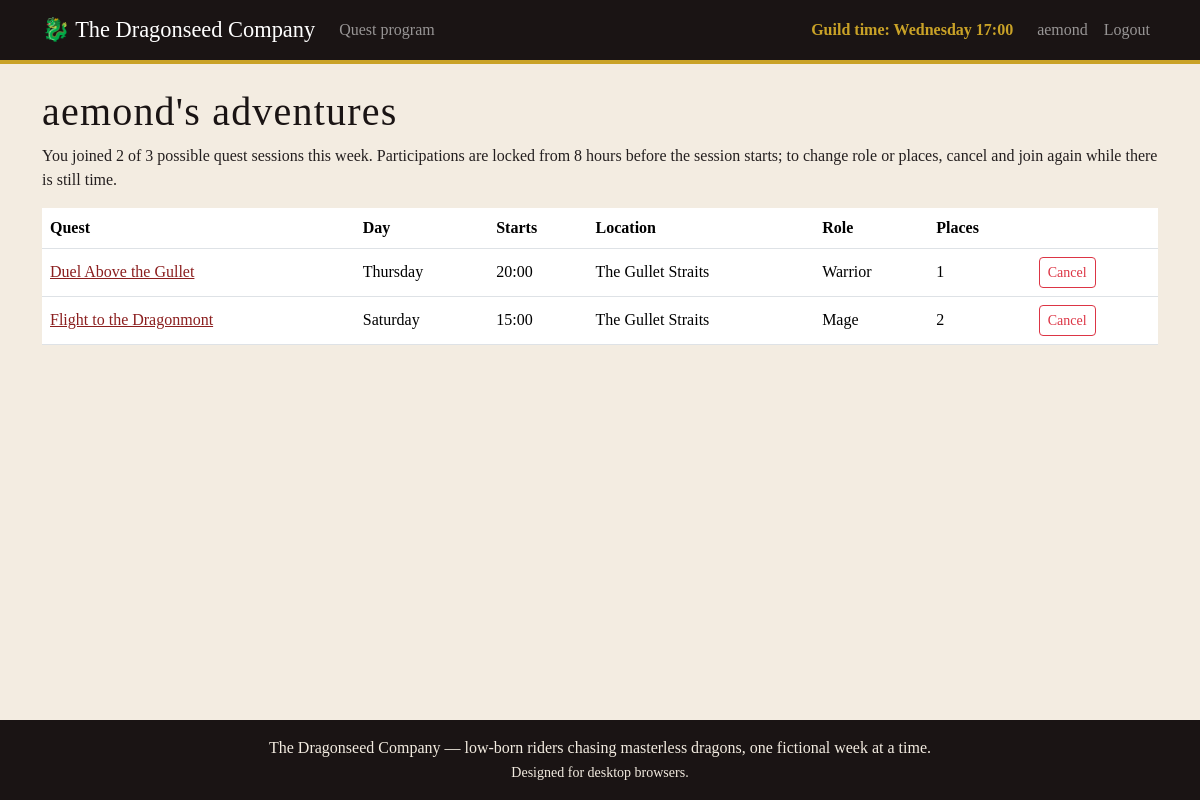
The app's page /profile (signed in) with its own data.
### tables this page shows
CREATE TABLE users (
    id INTEGER PRIMARY KEY AUTOINCREMENT,
    username TEXT NOT NULL UNIQUE,
    password TEXT NOT NULL,
    role TEXT NOT NULL DEFAULT 'adventurer'
);

CREATE TABLE participations (
    id INTEGER PRIMARY KEY AUTOINCREMENT,
    session_id INTEGER NOT NULL REFERENCES sessions(id),
    user_id INTEGER NOT NULL REFERENCES users(id),
    role TEXT NOT NULL,
    places INTEGER NOT NULL CHECK (places IN (1, 2)),  -- backs up the "max 2 places" rule at the db level
    UNIQUE (session_id, user_id)  -- backs up the "can't join the same session twice" rule at the db level
);

CREATE TABLE quests (
    id INTEGER PRIMARY KEY AUTOINCREMENT,
    title TEXT NOT NULL,
    type TEXT NOT NULL,
    difficulty TEXT NOT NULL,
    duration INTEGER NOT NULL,
    description TEXT NOT NULL,
    image TEXT NOT NULL
);

### app.py (the view)
@app.route('/profile')
@login_required
def profile():
    if current_user.role == 'master':
        return redirect(url_for('manage'))
    if current_user.role == 'council':
        return redirect(url_for('council'))
    participations = dao.get_user_participations(current_user.id)
    for p in participations:
        p['locked'] = to_minutes(p['day'], p['start_time']) - NOW <= 8 * 60
    return render_template('profile.html', participations=participations)

### app.py (called while the page is built)
def to_minutes(day, time):
    hours, minutes = time.split(':')
    return day * 24 * 60 + int(hours) * 60 + int(minutes)

@app.context_processor
def template_globals():
    return dict(DAYS=DAYS, LOCATIONS=LOCATIONS, TYPES=TYPES, DIFFICULTIES=DIFFICULTIES,
                CAPACITY=CAPACITY, IMAGES=IMAGES, NOW=NOW, SIM_DAY=SIM_DAY, SIM_TIME=SIM_TIME)

@login_manager.user_loader
def load_user(user_id):
    row = dao.get_user_by_id(user_id)
    return User(row) if row else None

### dao.py (called while the page is built)
def get_db():
    db = sqlite3.connect(DB)
    db.row_factory = sqlite3.Row
    db.execute('PRAGMA foreign_keys = ON')
    return db

def get_user_by_id(user_id):
    db = get_db()
    user = db.execute('SELECT * FROM users WHERE id = ?', (user_id,)).fetchone()
    db.close()
    return user

def get_user_participations(user_id):
    db = get_db()
    rows = db.execute('''SELECT p.id, p.role, p.places, s.id AS session_id, s.day,
                                s.start_time, s.location, q.title, q.duration
                         FROM participations p
                         JOIN sessions s ON p.session_id = s.id
                         JOIN quests q ON s.quest_id = q.id
                         WHERE p.user_id = ? ORDER BY s.day, s.start_time''', (user_id,)).fetchall()
    db.close()
    return [dict(row) for row in rows]

### templates/profile.html (shortened to what this page needs)
{% extends 'base.html' %}
{% block content %}
<h1>{{ current_user.username }}'s adventures</h1>
<p>
    You joined {{ participations|length }} of 3 possible quest sessions this week.
    Participations are locked from 8 hours before the session starts; to change role
    or places, cancel and join again while there is still time.
</p>
{% if participations %}
<table class="table align-middle">
    <thead>
        <tr>
            <th>Quest</th><th>Day</th><th>Starts</th><th>Location</th>
            <th>Role</th><th>Places</th><th></th>
        </tr>
    </thead>
    <tbody>
        {% for p in participations %}
        <tr>
            <td><a href="{{ url_for('session_detail', session_id=p.session_id) }}">{{ p.title }}</a></td>
            <td>{{ DAYS[p.day] }}</td>
            <td>{{ p.start_time }}</td>
            <td>{{ p.location }}</td>
            <td>{{ p.role }}</td>
            <td>{{ p.places }}</td>
            <td>
                {% if p.locked %}
                <span class="badge locked-badge">locked</span>
                {% else %}
                <form method="POST" action="{{ url_for('cancel', part_id=p.id) }}">
                    <button class="btn btn-sm btn-outline-danger">Cancel</button>
                </form>
                {% endif %}
            </td>
        </tr>
        {% endfor %}
    </tbody>
</table>
{% else %}
<p>You have not joined any quest yet &mdash; check the <a href="{{ url_for('index') }}">weekly program</a>!</p>
{% endif %}
{% endblock %}

### templates/base.html (shortened to what this page needs)
<!DOCTYPE html>
<html lang="en">
<head>
    <link href="https://cdn.jsdelivr.net/npm/bootstrap@5.3.3/dist/css/bootstrap.min.css" rel="stylesheet">
    <link rel="stylesheet" href="{{ url_for('static', filename='style.css') }}">
</head>
<body>
<header>
    <nav class="navbar navbar-expand navbar-dark">
        <div class="container">
            <a class="navbar-brand" href="{{ url_for('index') }}">&#128009; The Dragonseed Company</a>
            <ul class="navbar-nav me-auto">
                <li class="nav-item"><a class="nav-link" href="{{ url_for('index') }}">Quest program</a></li>
            </ul>
            <span class="navbar-text sim-clock me-3">Guild time: {{ DAYS[SIM_DAY] }} {{ SIM_TIME }}</span>
            <ul class="navbar-nav">
                {% if current_user.is_authenticated %}
                <li class="nav-item"><a class="nav-link" href="{{ url_for('profile') }}">{{ current_user.username }}</a></li>
                <li class="nav-item"><a class="nav-link" href="{{ url_for('logout') }}">Logout</a></li>
                {% else %}
                <li class="nav-item"><a class="nav-link" href="{{ url_for('login') }}">Login</a></li>
                <li class="nav-item"><a class="nav-link" href="{{ url_for('register') }}">Register</a></li>
                {% endif %}
            </ul>
        </div>
    </nav>
</header>
<main class="container my-4">
    {% block content %}{% endblock %}
</main>
<footer class="text-center py-3">
    <p class="mb-0">The Dragonseed Company &mdash; low-born riders chasing masterless dragons, one fictional week at a time.</p>
    <p class="mb-0"><small>Designed for desktop browsers.</small></p>
</footer>
</body>
</html>

### static/style.css (style rules this page uses)
:root { --ink: #241f1f; --parchment: #f3ece1; --valyrian: #1a1414; --dragonfire: #8b1e1e; --ember: #b34a35; --gold: #c9a227; }
body { background-color: var(--parchment); color: var(--ink); font-family: Georgia, 'Times New Roman', serif; min-height: 100vh; display: flex; flex-direction: column; }
main { flex: 1; }
h1, h2, h3 { color: var(--valyrian); letter-spacing: .03em; }
a { color: var(--dragonfire); }
.navbar { background-color: var(--valyrian); border-bottom: 4px solid var(--gold); }
.navbar-brand { font-size: 1.4rem; }
.sim-clock { color: var(--gold); font-weight: bold; }
footer { background-color: var(--valyrian); color: var(--parchment); margin-top: 3rem; }

### records on screen
users: username "aemond"
participations: title "Duel Above the Gullet", start_time "20:00", location "The Gullet Straits", role "Warrior", places "1"
participations: title "Flight to the Dragonmont", start_time "15:00", location "The Gullet Straits", role "Mage", places "2"

### other values on screen
{{ DAYS[SIM_DAY] }} "Wednesday"
{{ SIM_TIME }} "17:00"
{{ participations|length }} "2"
{{ DAYS[p.day] }} "Thursday"
{{ DAYS[p.day] }} "Saturday"
